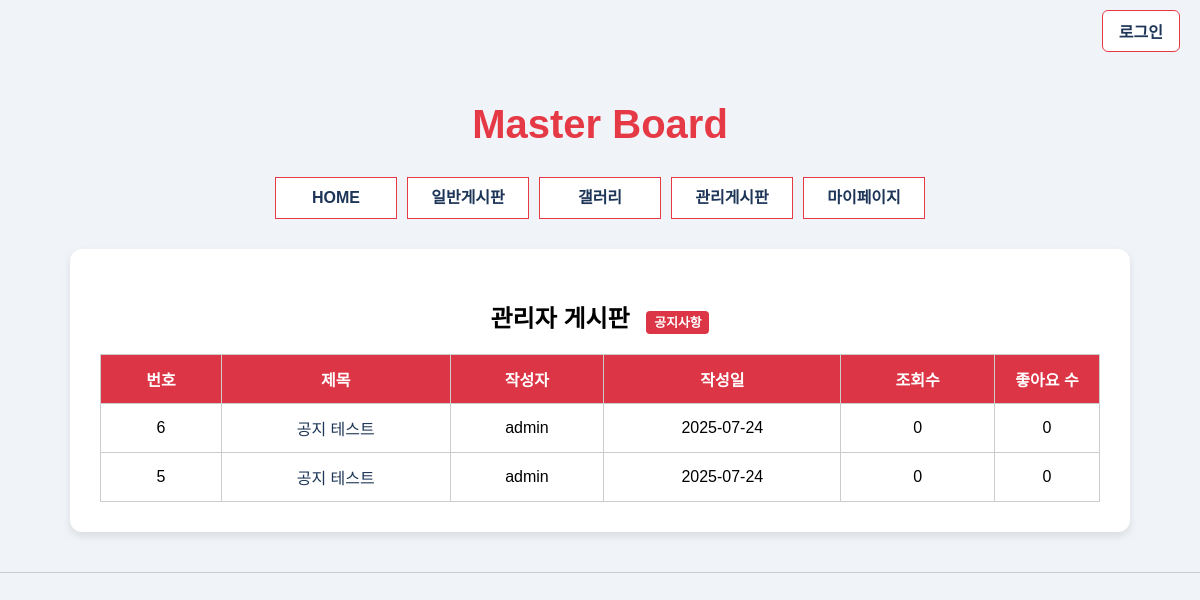
The page /board/admin/ on the database its author committed.
### board/models.py (models this page shows, shortened)
class Post(models.Model):
    BOARD_CHOICES = [
        ('general', '일반게시판'),
        ('gallery', '갤러리'),
        ('admin', '관리자게시판'),
    ]
    title = models.CharField(max_length=200, verbose_name='제목')
    content = models.TextField(verbose_name='내용')
    author = models.ForeignKey(User, on_delete=models.CASCADE, verbose_name='작성자')
    board_type = models.CharField(max_length=20, choices=BOARD_CHOICES, default='general', verbose_name='게시판 구분')
    created_at = models.DateTimeField(auto_now_add=True, verbose_name='작성일')
    updated_at = models.DateTimeField(auto_now=True, verbose_name='수정일')
    views = models.PositiveIntegerField(default=0, verbose_name='조회수')
    likes = models.PositiveIntegerField(default=0, verbose_name='좋아요')
    image = models.ImageField(upload_to='gallery/', blank=True, null=True, verbose_name='이미지')
    class Meta:
        ordering = ['-created_at']
        verbose_name = '게시글'
        verbose_name_plural = '게시글'

### board/views.py (the view)
# urls.py: path('admin/', views.admin_board_list, name='admin_board_list'),
def admin_board_list(request):
    posts = Post.objects.filter(board_type='admin').order_by('-created_at')
    paginator = Paginator(posts, 10)  # 페이지당 10개
    page_number = request.GET.get('page')
    page_obj = paginator.get_page(page_number)
    return render(request, 'board/admin_board_list.html', {
        'posts': page_obj,
        'board_type': 'admin'
    })

### templates/board/admin_board_list.html (shortened to what this page needs)
<!DOCTYPE html>
<html lang="ko">
<head>
</head>
<body>
    <div class="login-wrapper">
        {% if user.is_authenticated %}
            <a href="{% url 'accounts:profile' %}" class="login-btn">마이페이지</a>
            <a href="{% url 'accounts:logout' %}" class="login-btn" style="margin-left: 10px;">로그아웃</a>
        {% else %}
            <a href="{% url 'accounts:login' %}" class="login-btn">로그인</a>
        {% endif %}
    </div>
    <div>
        <h1 class="title">Master Board</h1>
        <nav>
            <ul id="topmenu">
                <li><a href="{% url 'home' %}">HOME</a></li>
                <li><a href="{% url 'board:board_list' %}">일반게시판</a></li>
                <li><a href="{% url 'board:gallery_list' %}">갤러리</a></li>
                <li><a href="{% url 'board:admin_board_list' %}">관리게시판</a></li>
                <li><a href="{% url 'accounts:profile' %}">마이페이지</a></li>
            </ul>
        </nav>
    </div>
    <div class="content">
        <h2>관리자 게시판 <span class="admin-badge">공지사항</span></h2>
        <table>
                <thead>
                    <tr>
                        <th>번호</th>
                        <th>제목</th>
                        <th>작성자</th>
                        <th>작성일</th>
                        <th>조회수</th>
                        <th class="like-col">좋아요 수</th>
                    </tr>
                </thead>
                <tbody>
                    {% for post in posts %}
                    <tr>
                        <td>{{ post.id }}</td>
                        <td><a href="{% url 'board:post_detail' post.pk %}">{{ post.title }}</a></td>
                        <td>{{ post.author.username }}</td>
                        <td>{{ post.created_at|date:"Y-m-d" }}</td>
                        <td>{{ post.views }}</td>
                        <td class="like-col">{{ post.likes }}</td>
                    </tr>
                    {% empty %}
                    <tr>
                        <td colspan="6">등록된 게시글이 없습니다.</td>
                    </tr>
                    {% endfor %}
                </tbody>
            </table>
    </div>
    <hr>
</body>
</html>

### templates/board/admin_board_list.html (style rules this page uses)
body { font-family: "맑은 고딕", sans-serif; background-color: #f0f4f8; margin: 0; padding: 0; text-align: center; }
h1.title { color: #e63946; margin-top: 40px; margin-bottom: 20px; font-size: 2.5rem; }
.login-wrapper { display: flex; justify-content: flex-end; padding: 10px 20px; }
.login-btn { background-color: white; color: #1d3557; border: 1px solid #e63946; padding: 8px 16px; border-radius: 6px; font-weight: 600; cursor: pointer; text-decoration: none; transition: 0.3s ease; }
nav { display: flex; justify-content: center; margin: 30px 0; }
ul#topmenu { padding: 0; margin: 0; display: flex; gap: 10px; }
ul#topmenu li { list-style: none; background-color: #ffffff; color: #1d3557; border: 1px solid #e63946; width: 120px; height: 40px; line-height: 40px; font-weight: 600; cursor: pointer; transition: all 0.3s ease; }
ul#topmenu li a { display: block; width: 100%; height: 100%; text-decoration: none; color: inherit; }
.content { background-color: #ffffff; width: 90%; max-width: 1000px; margin: 0 auto; padding: 30px; border-radius: 12px; box-shadow: 0 4px 8px rgba(0,0,0,0.1); word-wrap: break-word; overflow-wrap: break-word; }
.admin-badge { background-color: #dc3545; color: white; padding: 4px 8px; border-radius: 4px; font-size: 0.8rem; font-weight: 600; margin-left: 10px; }
table { width: 100%; border-collapse: collapse; margin-top: 20px; }
table th, table td { padding: 12px; border: 1px solid #ccc; }
table th { background-color: #dc3545; color: white; }
table th.like-col, table td.like-col { width: 80px; text-align: center; }
table td a { color: #1d3557; text-decoration: none; }
hr { border: none; height: 1px; background-color: #ccc; margin: 40px 0; }

### rows shown on the page
Post: id "6", title "공지 테스트", author.username "admin", created_at "2025-07-24", views "0", likes "0"
Post: id "5", title "공지 테스트", author.username "admin", created_at "2025-07-24", views "0", likes "0"
